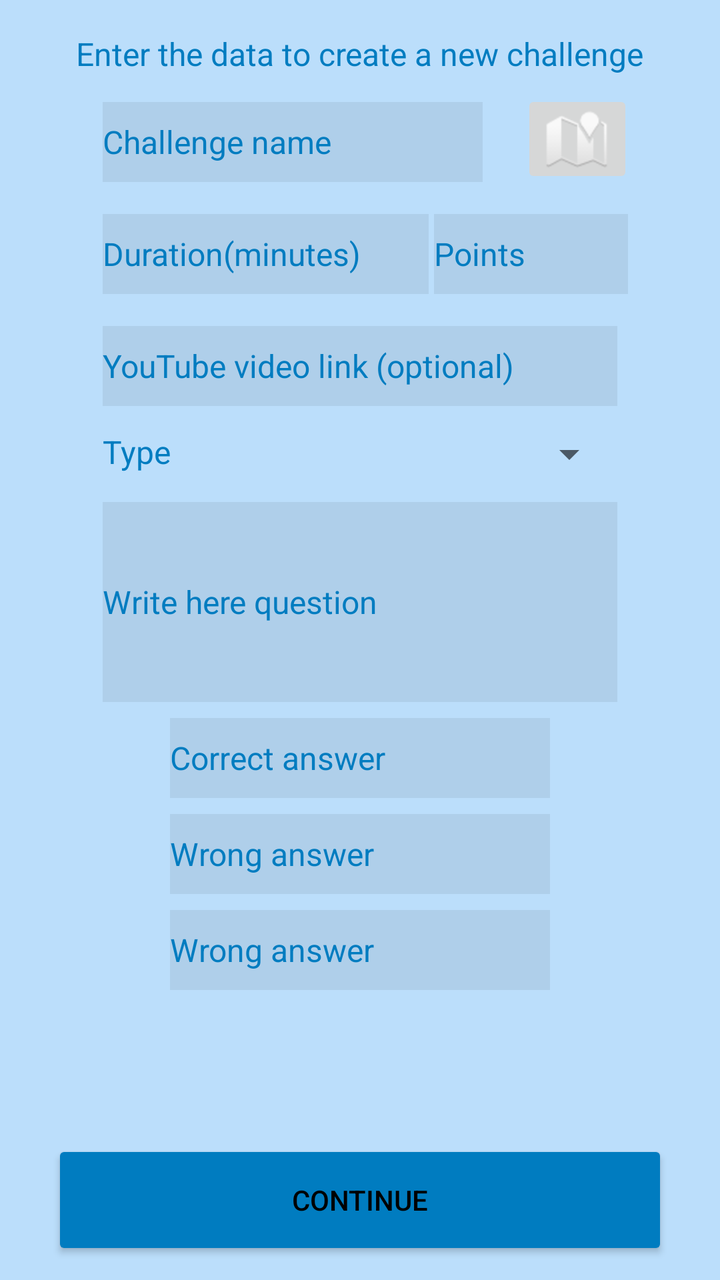
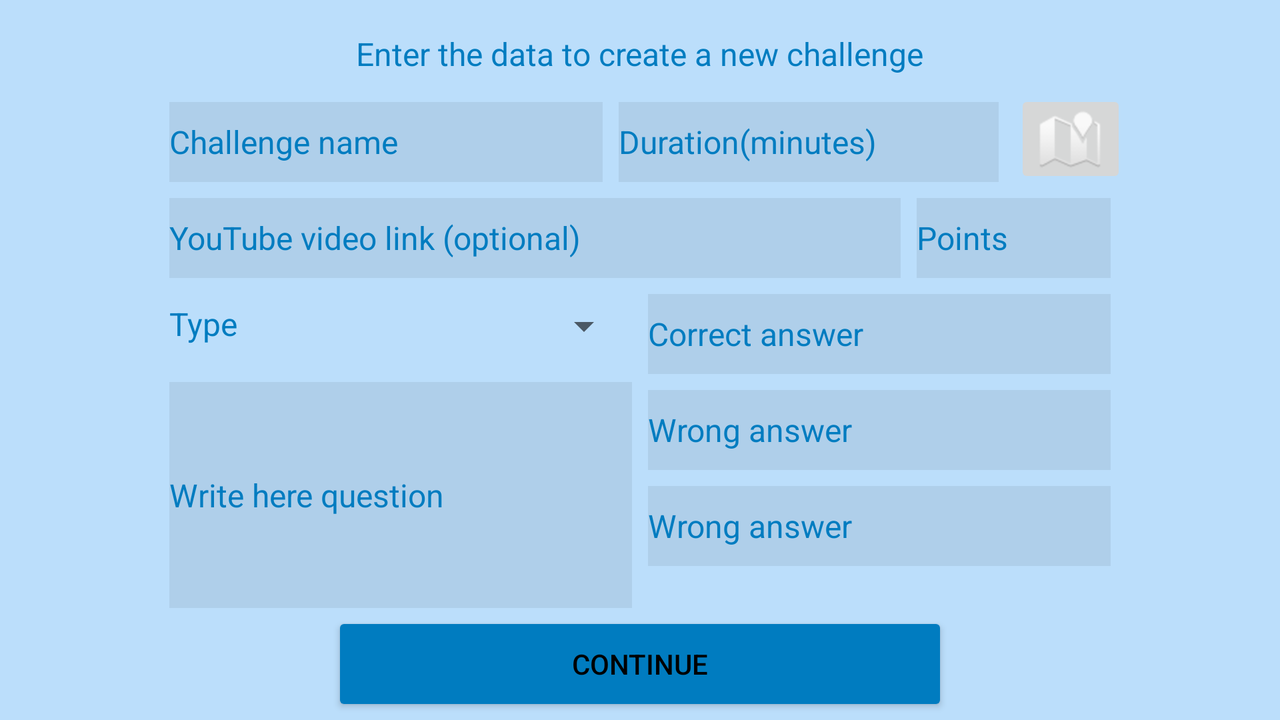

Two renders of one Android screen. The first uses the default layout on a phone; the second uses the alternative layout the repository ships for a different screen configuration, on a matching device. The two XML files are below.
<!-- AndroidManifest.xml: application theme AppTheme -->
<!-- res/layout/activity_crear_reto.xml -->
<?xml version="1.0" encoding="utf-8"?>
<android.support.constraint.ConstraintLayout xmlns:android="http://schemas.android.com/apk/res/android"
    xmlns:app="http://schemas.android.com/apk/res-auto"
    xmlns:tools="http://schemas.android.com/tools"
    android:layout_width="match_parent"
    android:background="@color/colorPrimaryFondo"
    android:layout_height="match_parent"
    tools:context="org.iesmurgi.reta2.UI.admin.CrearRetoActivity"
    tools:layout_editor_absoluteY="81dp">


    <android.support.constraint.Guideline
        android:id="@+id/guideline"
        android:layout_width="wrap_content"
        android:layout_height="wrap_content"

        android:orientation="vertical"
        app:layout_constraintGuide_percent="0.12" />

    <android.support.constraint.Guideline
        android:id="@+id/guideline2"
        android:layout_width="wrap_content"
        android:layout_height="wrap_content"
        android:orientation="vertical"
        app:layout_constraintGuide_percent="0.88" />

    <EditText
        android:id="@+id/txt_crearReto_nombre"
        style="@style/et_base"
        android:layout_width="wrap_content"
        android:layout_height="40dp"
        android:layout_marginStart="8dp"
        android:layout_marginTop="8dp"
        android:ems="10"
        android:hint="@string/challe_name"
        android:inputType="textPersonName"
        app:layout_constraintStart_toStartOf="@+id/guideline"
        app:layout_constraintTop_toBottomOf="@+id/txt_crearreto_mensaje" />

    <TextView
        android:id="@+id/txt_crearreto_mensaje"
        android:layout_width="wrap_content"
        android:layout_height="27dp"
        android:layout_marginEnd="8dp"
        android:layout_marginStart="8dp"
        android:layout_marginTop="16dp"
        android:text="@string/make_chal_msg"
        android:textAppearance="@style/textGrande"
        app:layout_constraintEnd_toStartOf="@+id/guideline2"
        app:layout_constraintStart_toStartOf="@+id/guideline"
        app:layout_constraintTop_toTopOf="parent" />

    <EditText
        android:id="@+id/txt_crearReto_pregunta"
        style="@style/et_base"
        android:layout_width="0dp"
        android:layout_height="100dp"
        android:layout_marginEnd="8dp"
        android:layout_marginStart="8dp"
        android:layout_marginTop="8dp"
        android:ems="10"
        android:hint="@string/question_chal"
        android:inputType="textMultiLine"
        app:layout_constraintEnd_toStartOf="@+id/guideline2"
        app:layout_constraintStart_toStartOf="@+id/guideline"
        app:layout_constraintTop_toBottomOf="@+id/spinner_crearreto_tipos" />

    <EditText
        android:id="@+id/txt_crearReto_duracion"
        style="@style/et_base"
        android:layout_width="163dp"
        android:layout_height="40dp"
        android:layout_marginStart="8dp"
        android:layout_marginTop="16dp"
        android:ems="10"
        android:hint="@string/duration_game"
        android:inputType="number"
        app:layout_constraintStart_toStartOf="@+id/guideline"
        app:layout_constraintTop_toBottomOf="@+id/txt_crearReto_nombre" />

    <EditText
        android:id="@+id/txt_crearReto_puntuacion"
        style="@style/et_base"
        android:layout_width="97dp"
        android:layout_height="40dp"
        android:layout_marginEnd="8dp"
        android:layout_marginStart="8dp"
        android:layout_marginTop="16dp"
        android:ems="10"
        android:hint="@string/points"
        android:inputType="number"
        app:layout_constraintEnd_toStartOf="@+id/guideline2"
        app:layout_constraintStart_toEndOf="@+id/txt_crearReto_duracion"
        app:layout_constraintTop_toBottomOf="@+id/txt_crearReto_nombre" />

    <EditText
        android:id="@+id/txt_crearReto_respuestaTrue"
        style="@style/et_base"
        android:layout_width="wrap_content"
        android:layout_height="40dp"
        android:layout_marginEnd="8dp"
        android:layout_marginStart="8dp"
        android:layout_marginTop="8dp"
        android:ems="10"
        android:hint="@string/correct_ans"
        android:inputType="textPersonName"
        app:layout_constraintEnd_toStartOf="@+id/guideline2"
        app:layout_constraintStart_toStartOf="@+id/guideline"
        app:layout_constraintTop_toBottomOf="@+id/txt_crearReto_pregunta" />

    <EditText
        android:id="@+id/txt_crearReto_respuestaFalse1"
        style="@style/et_base"
        android:layout_width="wrap_content"
        android:layout_height="40dp"
        android:layout_marginEnd="8dp"
        android:layout_marginStart="8dp"
        android:layout_marginTop="8dp"
        android:ems="10"
        android:hint="@string/wrong_ans"
        android:inputType="textPersonName"
        app:layout_constraintEnd_toStartOf="@+id/guideline2"
        app:layout_constraintStart_toStartOf="@+id/guideline"
        app:layout_constraintTop_toBottomOf="@+id/txt_crearReto_respuestaTrue" />

    <EditText
        android:id="@+id/txt_crearReto_respuestaFalse2"
        style="@style/et_base"
        android:layout_width="wrap_content"
        android:layout_height="40dp"
        android:layout_marginEnd="8dp"
        android:layout_marginStart="8dp"
        android:layout_marginTop="8dp"
        android:ems="10"
        android:hint="@string/wrong_ans"
        android:inputType="textPersonName"
        app:layout_constraintEnd_toStartOf="@+id/guideline2"
        app:layout_constraintStart_toStartOf="@+id/guideline"
        app:layout_constraintTop_toBottomOf="@+id/txt_crearReto_respuestaFalse1" />

    <ImageButton
        android:id="@+id/btn_crearReto_mapaLugares"
        android:layout_width="wrap_content"
        android:layout_height="49dp"
        android:layout_marginBottom="8dp"
        android:layout_marginStart="8dp"
        android:layout_marginTop="2dp"
        app:layout_constraintBottom_toTopOf="@+id/txt_crearReto_puntuacion"
        app:layout_constraintEnd_toStartOf="@+id/guideline2"
        app:layout_constraintHorizontal_bias="1.0"
        app:layout_constraintStart_toEndOf="@+id/txt_crearReto_nombre"
        app:layout_constraintTop_toBottomOf="@+id/txt_crearreto_mensaje"
        app:layout_constraintVertical_bias="0.0"
        app:srcCompat="@android:drawable/ic_dialog_map" />

    <Button
        android:id="@+id/btn_crearReto_next"
        style="@style/miboton"
        android:layout_width="wrap_content"
        android:layout_height="wrap_content"
        android:layout_marginBottom="16dp"
        android:layout_marginEnd="8dp"
        android:layout_marginStart="8dp"
        android:text="@string/make_game_cont"
        app:layout_constraintBottom_toBottomOf="parent"
        app:layout_constraintEnd_toStartOf="@+id/guideline2"
        app:layout_constraintStart_toStartOf="@+id/guideline" />

    <Spinner
        android:id="@+id/spinner_crearreto_tipos"
        android:layout_width="0dp"
        android:layout_height="32dp"
        android:layout_marginEnd="8dp"
        android:layout_marginStart="16dp"
        android:layout_marginTop="8dp"
        android:textColor="#000"
        android:textSize="18sp"
        app:layout_constraintEnd_toStartOf="@+id/guideline2"
        app:layout_constraintStart_toEndOf="@+id/textView24"
        app:layout_constraintTop_toBottomOf="@+id/txt_crearReto_urlVideo" />

    <TextView
        android:id="@+id/textView24"
        android:layout_width="wrap_content"
        android:layout_height="32dp"
        android:layout_marginStart="8dp"
        android:layout_marginTop="12dp"
        android:text="@string/tipo_challe"
        android:textAppearance="@style/textGrande"
        app:layout_constraintStart_toStartOf="@+id/guideline"
        app:layout_constraintTop_toBottomOf="@+id/txt_crearReto_urlVideo" />

    <EditText
        android:id="@+id/txt_crearReto_urlVideo"
        style="@style/et_base"
        android:layout_width="0dp"
        android:layout_height="40dp"
        android:layout_marginEnd="8dp"
        android:layout_marginStart="8dp"
        android:layout_marginTop="16dp"
        android:ems="10"
        android:hint="@string/video_link"
        android:inputType="textUri"
        app:layout_constraintEnd_toStartOf="@+id/guideline2"
        app:layout_constraintStart_toStartOf="@+id/guideline"
        app:layout_constraintTop_toBottomOf="@+id/txt_crearReto_duracion" />


</android.support.constraint.ConstraintLayout>
<!-- resources referenced by this layout -->
<resources>
  <color name="colorPrimaryFondo">#BBDEFB</color>
  <string name="challe_name">Challenge name</string>
  <string name="correct_ans">Correct answer</string>
  <string name="duration_game">Duration(minutes)</string>
  <string name="make_chal_msg">Enter the data to create a new challenge</string>
  <string name="make_game_cont">Continue</string>
  <string name="points">Points</string>
  <string name="question_chal">Write here question</string>
  <string name="tipo_challe">Type</string>
  <string name="video_link">YouTube video link (optional)</string>
  <string name="wrong_ans">Wrong answer</string>
  <style name="et_base" parent="Base.Widget.AppCompat.EditText">
          <item name="android:background">#11000000</item>
          <item name="android:textSize">16sp</item>
          <item name="android:ems">10</item>
          <item name="android:textColor">@color/colorPrimaryDark</item>
          <item name="android:textColorHint">@color/colorPrimaryDark</item>
      </style>
  <style name="miboton" parent="Base.Widget.AppCompat.Button">
          <item name="android:elevation">8dp</item>
          <item name="android:textColor">#000</item>
          <item name="android:layout_width">300dp</item>
          <item name="android:layout_height">50dp</item>
          <item name="android:background">@drawable/buttonshapematerial</item>
      </style>
  <style name="textGrande" parent="TextAppearance.AppCompat">
          <item name="android:textColor">@color/colorPrimaryDark</item>
          <item name="android:textSize">16dp</item>
      </style>
  <style name="AppTheme" parent="Theme.AppCompat.Light.NoActionBar">
          
          <item name="colorPrimary">@color/colorPrimary</item>
          <item name="colorPrimaryDark">@color/colorPrimaryDark</item>
          <item name="colorAccent">@color/colorAccent</item>
          <item name="android:windowActivityTransitions">true</item>
          <item name="android:windowBackground">@color/colorPrimaryFondo</item>
      </style>
  <color name="colorPrimaryDark">#007cc0</color>
  <!-- drawable buttonshapematerial (drawable) -->
  <?xml version="1.0" encoding="utf-8"?>
  <shape xmlns:android="http://schemas.android.com/apk/res/android" android:shape="rectangle" >
      <corners
          android:radius="2dp"
          />
      <gradient
          android:angle="45"
          android:centerX="35%"
          android:centerColor="@color/colorPrimaryDark"
          android:startColor="@color/colorPrimaryDark"
          android:endColor="@color/colorPrimaryDark"
          android:type="linear"
          />
      <padding
          android:left="0dp"
          android:top="0dp"
          android:right="0dp"
          android:bottom="0dp"
          />
      <size
          android:width="300dp"
          android:height="36dp"
          />
  </shape>
  <color name="colorPrimary">#0cabf3</color>
  <color name="colorAccent">#c49000</color>E3F2FD
</resources>
<!-- res/layout-land/activity_crear_reto.xml (the repository's variant of the layout above) -->
<!-- drawn on the phone turned sideways -->
<?xml version="1.0" encoding="utf-8"?>
<android.support.constraint.ConstraintLayout xmlns:android="http://schemas.android.com/apk/res/android"
    xmlns:app="http://schemas.android.com/apk/res-auto"
    xmlns:tools="http://schemas.android.com/tools"
    android:layout_width="match_parent"
    android:layout_height="match_parent"
    android:background="@color/colorPrimaryFondo"
    tools:context="org.iesmurgi.reta2.UI.admin.CrearRetoActivity"
    tools:layout_editor_absoluteY="81dp">


    <android.support.constraint.Guideline
        android:id="@+id/guideline"
        android:layout_width="wrap_content"
        android:layout_height="wrap_content"

        android:orientation="vertical"
        app:layout_constraintGuide_percent="0.12" />

    <android.support.constraint.Guideline
        android:id="@+id/guideline2"
        android:layout_width="wrap_content"
        android:layout_height="wrap_content"
        android:orientation="vertical"
        app:layout_constraintGuide_percent="0.88" />

    <EditText
        android:id="@+id/txt_crearReto_nombre"
        style="@style/et_base"
        android:layout_width="0dp"
        android:layout_height="40dp"
        android:layout_marginEnd="8dp"
        android:layout_marginStart="8dp"
        android:layout_marginTop="8dp"
        android:ems="10"
        android:hint="@string/challe_name"
        android:inputType="textPersonName"
        app:layout_constraintEnd_toStartOf="@+id/txt_crearReto_duracion"
        app:layout_constraintStart_toStartOf="@+id/guideline"
        app:layout_constraintTop_toBottomOf="@+id/txt_crearreto_mensaje" />

    <TextView
        android:id="@+id/txt_crearreto_mensaje"
        android:layout_width="wrap_content"
        android:layout_height="27dp"
        android:layout_marginEnd="8dp"
        android:layout_marginStart="8dp"
        android:layout_marginTop="16dp"
        android:text="@string/make_chal_msg"
        android:textAppearance="@style/textGrande"
        app:layout_constraintEnd_toStartOf="@+id/guideline2"
        app:layout_constraintStart_toStartOf="@+id/guideline"
        app:layout_constraintTop_toTopOf="parent" />

    <EditText
        android:id="@+id/txt_crearReto_pregunta"
        style="@style/et_base"
        android:layout_width="0dp"
        android:layout_height="0dp"
        android:layout_marginBottom="8dp"
        android:layout_marginEnd="8dp"
        android:layout_marginStart="8dp"
        android:layout_marginTop="8dp"
        android:ems="10"
        android:hint="@string/question_chal"
        android:inputType="textMultiLine"
        app:layout_constraintBottom_toTopOf="@+id/btn_crearReto_next"
        app:layout_constraintEnd_toStartOf="@+id/txt_crearReto_respuestaTrue"
        app:layout_constraintHorizontal_bias="0.5"
        app:layout_constraintStart_toEndOf="@+id/guideline"
        app:layout_constraintStart_toStartOf="@+id/guideline"
        app:layout_constraintTop_toBottomOf="@+id/textView24" />

    <EditText
        android:id="@+id/txt_crearReto_duracion"
        style="@style/et_base"
        android:layout_width="0dp"
        android:layout_height="40dp"
        android:layout_marginEnd="8dp"
        android:layout_marginTop="8dp"
        android:ems="10"
        android:hint="@string/duration_game"
        android:inputType="number"
        app:layout_constraintEnd_toStartOf="@+id/btn_crearReto_mapaLugares"
        app:layout_constraintTop_toBottomOf="@+id/txt_crearreto_mensaje" />

    <EditText
        android:id="@+id/txt_crearReto_puntuacion"
        style="@style/et_base"
        android:layout_width="97dp"
        android:layout_height="40dp"
        android:layout_marginEnd="8dp"
        android:layout_marginTop="8dp"
        android:ems="10"
        android:hint="@string/points"
        android:inputType="number"
        app:layout_constraintEnd_toStartOf="@+id/guideline2"
        app:layout_constraintTop_toBottomOf="@+id/txt_crearReto_nombre" />

    <EditText
        android:id="@+id/txt_crearReto_respuestaTrue"
        style="@style/et_base"
        android:layout_width="0dp"
        android:layout_height="40dp"
        android:layout_marginEnd="8dp"
        android:layout_marginTop="8dp"
        android:ems="10"
        android:hint="@string/correct_ans"
        android:inputType="textPersonName"
        app:layout_constraintEnd_toStartOf="@+id/guideline2"
        app:layout_constraintHorizontal_bias="0.5"
        app:layout_constraintStart_toEndOf="@+id/txt_crearReto_pregunta"
        app:layout_constraintTop_toBottomOf="@+id/txt_crearReto_puntuacion" />

    <EditText
        android:id="@+id/txt_crearReto_respuestaFalse1"
        style="@style/et_base"
        android:layout_width="0dp"
        android:layout_height="40dp"
        android:layout_marginEnd="8dp"
        android:layout_marginStart="8dp"
        android:layout_marginTop="8dp"
        android:ems="10"
        android:hint="@string/wrong_ans"
        android:inputType="textPersonName"
        app:layout_constraintEnd_toStartOf="@+id/guideline2"
        app:layout_constraintStart_toEndOf="@+id/txt_crearReto_pregunta"
        app:layout_constraintTop_toBottomOf="@+id/txt_crearReto_respuestaTrue" />

    <EditText
        android:id="@+id/txt_crearReto_respuestaFalse2"
        style="@style/et_base"
        android:layout_width="0dp"
        android:layout_height="40dp"
        android:layout_marginEnd="8dp"
        android:layout_marginStart="8dp"
        android:layout_marginTop="8dp"
        android:ems="10"
        android:hint="@string/wrong_ans"
        android:inputType="textPersonName"
        app:layout_constraintEnd_toStartOf="@+id/guideline2"
        app:layout_constraintStart_toEndOf="@+id/txt_crearReto_pregunta"
        app:layout_constraintTop_toBottomOf="@+id/txt_crearReto_respuestaFalse1" />

    <ImageButton
        android:id="@+id/btn_crearReto_mapaLugares"
        android:layout_width="wrap_content"
        android:layout_height="49dp"
        android:layout_marginBottom="8dp"
        android:layout_marginTop="2dp"
        app:layout_constraintBottom_toTopOf="@+id/txt_crearReto_puntuacion"
        app:layout_constraintEnd_toStartOf="@+id/guideline2"
        app:layout_constraintTop_toBottomOf="@+id/txt_crearreto_mensaje"
        app:layout_constraintVertical_bias="0.0"
        app:srcCompat="@android:drawable/ic_dialog_map" />

    <Button
        android:id="@+id/btn_crearReto_next"
        style="@style/miboton"
        android:layout_width="wrap_content"
        android:layout_height="40dp"
        android:layout_marginBottom="8dp"
        android:layout_marginEnd="8dp"
        android:layout_marginStart="8dp"
        android:text="@string/make_game_cont"
        app:layout_constraintBottom_toBottomOf="parent"
        app:layout_constraintEnd_toStartOf="@+id/guideline2"
        app:layout_constraintStart_toStartOf="@+id/guideline" />

    <Spinner
        android:id="@+id/spinner_crearreto_tipos"
        android:layout_width="0dp"
        android:layout_height="32dp"
        android:layout_marginEnd="8dp"
        android:layout_marginStart="16dp"
        android:layout_marginTop="8dp"
        android:textColor="#000"
        android:textSize="18sp"
        app:layout_constraintEnd_toStartOf="@+id/txt_crearReto_respuestaTrue"
        app:layout_constraintStart_toEndOf="@+id/textView24"
        app:layout_constraintTop_toBottomOf="@+id/txt_crearReto_urlVideo" />

    <TextView
        android:id="@+id/textView24"
        android:layout_width="wrap_content"
        android:layout_height="32dp"
        android:layout_marginStart="8dp"
        android:layout_marginTop="12dp"
        android:text="@string/tipo_challe"
        android:textAppearance="@style/textGrande"
        app:layout_constraintStart_toStartOf="@+id/guideline"
        app:layout_constraintTop_toBottomOf="@+id/txt_crearReto_urlVideo" />

    <EditText
        android:id="@+id/txt_crearReto_urlVideo"
        style="@style/et_base"
        android:layout_width="0dp"
        android:layout_height="40dp"
        android:layout_marginEnd="8dp"
        android:layout_marginStart="8dp"
        android:layout_marginTop="8dp"
        android:ems="10"
        android:hint="@string/video_link"
        android:inputType="textUri"
        app:layout_constraintEnd_toStartOf="@+id/txt_crearReto_puntuacion"
        app:layout_constraintStart_toStartOf="@+id/guideline"
        app:layout_constraintTop_toBottomOf="@+id/txt_crearReto_duracion" />


</android.support.constraint.ConstraintLayout>
